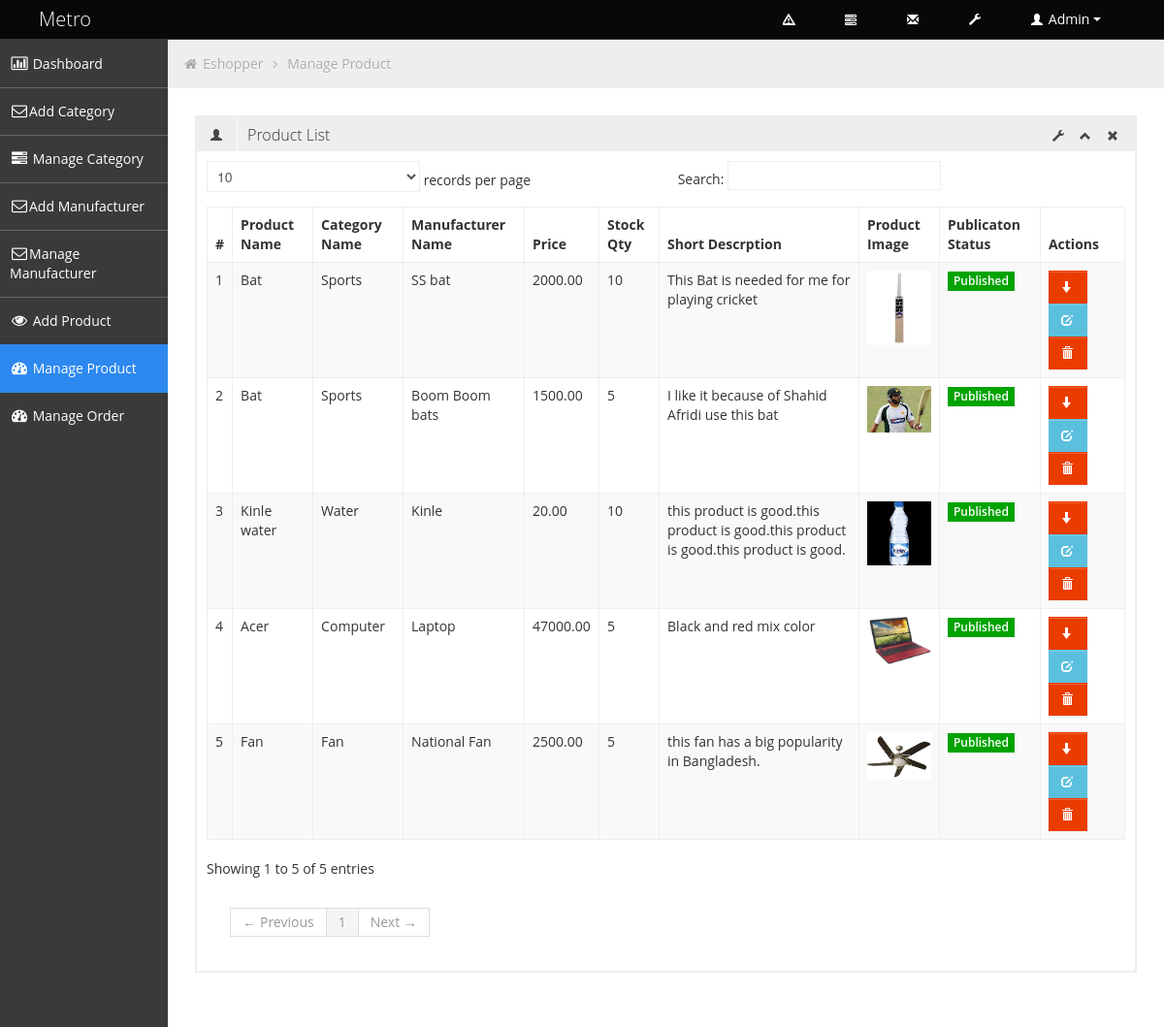
Screenshot of /admin/manage_product.php (signed in) with the database file from the repository.
### tables this page shows
CREATE TABLE `tbl_product` (
  `product_id` int(11) NOT NULL,
  `product_name` varchar(255) NOT NULL,
  `category_id` int(11) NOT NULL,
  `manufacturer_id` int(11) NOT NULL,
  `product_price` decimal(10,2) NOT NULL,
  `stock_quantity` int(11) NOT NULL,
  `product_sku` varchar(20) NOT NULL,
  `product_short_description` text NOT NULL,
  `product_long_description` longtext NOT NULL,
  `product_image` varchar(255) NOT NULL,
  `product_status` tinyint(4) NOT NULL
);

CREATE TABLE `tbl_category` (
  `category_id` int(11) NOT NULL,
  `category_name` varchar(255) NOT NULL,
  `category_description` text NOT NULL,
  `status` tinyint(4) NOT NULL
);

CREATE TABLE `tbl_manufacturer` (
  `manufacturer_id` int(11) NOT NULL,
  `manufacturer_name` text NOT NULL,
  `manufacturer_description` text NOT NULL,
  `publication_status` tinyint(4) NOT NULL
);

### admin/manage_product.php (called while the page is built, shortened)
<?php
include 'admin_master.php';

### classes/DB_Connection.php (called while the page is built, shortened)
<?php
class DB_Connection{
	private $host = 'localhost';
	private $user = 'root';
	private $pass = '';
	private $db_name = 'e_shopper';
	public function __construct(){
		$this->db_connect = mysqli_connect($this->host,$this->user,$this->pass,$this->db_name);
	}
}
?>

### classes/Admin.php (called while the page is built, shortened)
<?php
require_once('DB_Connection.php');
class Admin extends DB_Connection{
	public function viewAllProduct(){
		$sql = "SELECT
				tbl_product.product_id,
				tbl_product.product_name,
				tbl_category.category_name,
				tbl_manufacturer .manufacturer_name,
				tbl_product.product_price,
				tbl_product.stock_quantity,
				tbl_product.product_short_description,
				tbl_product.product_image,
				tbl_product.product_status
				FROM tbl_product
				LEFT JOIN tbl_category ON tbl_category.category_id = tbl_product.category_id
				LEFT JOIN tbl_manufacturer ON tbl_manufacturer.manufacturer_id = tbl_product.manufacturer_id";
		if(mysqli_query($this->db_connect,$sql)){
			return mysqli_query($this->db_connect,$sql);
		}
	}
}
?>

### admin/pages/manage_product_page.php (the view)
<?php
$productList = $admin->viewAllProduct();
?>
<ul class="breadcrumb">
    <li>
        <i class="icon-home"></i>
        <a href="index.html">Eshopper</a>
        <i class="icon-angle-right"></i>
    </li>
    <li><a href="#">Manage Product</a></li>
</ul>
<div class="row-fluid sortable ui-sortable">
    <div class="box span12">
        <div class="box-header" data-original-title="">
            <h2><i class="halflings-icon user"></i><span class="break"></span>Product List</h2>
            <div class="box-icon">
                <a href="#" class="btn-setting"><i class="halflings-icon wrench"></i></a>
                <a href="#" class="btn-minimize"><i class="halflings-icon chevron-up"></i></a>
                <a href="#" class="btn-close"><i class="halflings-icon remove"></i></a>
            </div>
        </div>
        <div class="box-content">
            <div class="dataTables_wrapper" role="grid">
                <table class="table table-striped table-bordered bootstrap-datatable datatable dataTable">
                    <thead>
                        <tr role="row">
                            <th class="sorting_asc">#</th>
                            <th class="sorting">Product Name</th>
                            <th class="sorting">Category Name</th>
                            <th class="sorting">Manufacturer Name</th>
                            <th class="sorting">Price</th>
                            <th class="sorting">Stock Qty</th>
                            <th class="sorting">Short Descrption</th>
                            <th class="sorting">Product Image</th>
                            <th class="sorting">Publicaton Status</th>
                            <th class="sorting">Actions</th>
                        </tr>
                    </thead>
                    <tbody role="alert" aria-live="polite" aria-relevant="all">
                    	<?php $i = 1;
                    		foreach ($productList as $product) { ?>
                        <tr class="odd">
                            <td class="  sorting_1"><?php echo $i; ?></td>
                            <td class="center "><?php echo $product['product_name']; ?></td>
                            <td class="center "><?php echo $product['category_name']; ?></td>
                            <td class="center "><?php echo $product['manufacturer_name']; ?></td>
                            <td class="center "><?php echo $product['product_price']; ?></td>
                            <td class="center "><?php echo $product['stock_quantity']; ?></td>
                            <td class="center "><?php echo $product['product_short_description']; ?></td>
                            <td class="center ">
                            <img width="75" height="75" src="<?php echo $product['product_image']; ?>">
                            </td>
                            <td class="center ">
                            	<?php if($product['product_status']==1){
                            		?>
									<span class="label label-success">Published</span>
                            		<?php
                            		}else{
                            		?>
                            		<span class="label label-important">Unpublished</span>
                            		<?php
                            		} ?>
                            </td>
                            <td class="center ">
                            	<?php
                            		if($product['product_status']==1){
                            			?>
                            			<a class="btn btn-danger" href="product_action.php?action=unpublish&product_id=<?php echo $product['product_id'];?>">
                                    		<i class="halflings-icon white arrow-down"></i>
                                		</a>
                            			<?php
                            		}else{
                            			?>
                            			<a class="btn btn-success" href="product_action.php?action=publish&product_id=<?php echo $product['product_id'];?>">
                                    		<i class="halflings-icon white arrow-up"></i>
                                		</a>
                            			<?php
                            		}
                            	?>
                                <a class="btn btn-info" href="edit_product.php?product_id=<?php echo $product['product_id']; ?>" title="Edit Product">
                                    <i class="halflings-icon white edit"></i>
                                </a>
                                <a onclick="return confirm('Are you sure?')" class="btn btn-danger" href="product_action.php?action=delete&product_id=<?php echo $product['product_id'];?>" title="Delete Product">
                                    <i class="halflings-icon white trash"></i>
                                </a>
                            </td>
                        </tr>
                        <?php $i++; }	?>
                    </tbody>
                </table>
            </div>
        </div>
    </div>
</div>

### admin/assets/css/style.css (style rules this page uses)
.green, .green [class="box-header"], .green.box, .slider.green .ui-slider-range, .progress.green .ui-progressbar-value, .sliderVertical.green .ui-slider-range, .progressSlim.green .ui-progressbar-value, .label-success, .badge-success { background: #00A300 !important; border-color: #00A300 !important; color: #fff; }
body { background: #F5F5F5; color: #333; border: none; font-family: 'Open Sans', sans-serif; font-weight: 400; }
h2 { font-size: 16px; line-height: 16px; }
.breadcrumb { margin: -28px -28px 28px -28px; line-height: 34px; background: #eee; border: 0px; color: #aaa; -webkit-box-shadow: none; -moz-box-shadow: none; box-shadow: none; -webkit-border-radius: 0px; -moz-border-radius: 0px; border-radius: 0px; }
.breadcrumb a { color: #aaa; text-shadow: 0px 1px 1px #fff; }
.box { border: 2px solid #eee; background: #fff !important; margin-bottom: 28px; }
.box-header { height: 16px; font-size: 16px; line-height: 16px; padding: 10px; background: #eee; -webkit-box-shadow: none; -moz-box-shadow: none; box-shadow: none; overflow: hidden; }
.box-header h2 { float:left; margin-top: 0px; font-weight: 300; }
.box-header h2 i { margin: 0px 3px 0px 4px; opacity: .8; filter: alpha(opacity=80); -ms-filter:"progid:DXImageTransform.Microsoft.Alpha(Opacity=80)"; }
.box-header .box-icon { float:right; margin-top: 1px; }
.box-header .box-icon i { -webkit-transition: all 0.1s ease-in-out; -moz-transition: all 0.1s ease-in-out; -o-transition: all 0.1s ease-in-out; -ms-transition: all 0.1s ease-in-out; transition: all 0.1s ease-in-out; opacity: .8; filter: alpha(opacity=80); -ms-filter:"progid:DXImageTransform.Microsoft.Alpha(Opacity=80)"; }
.box-header .box-icon a { margin: 0px 5px; }
.box-content { position: relative; z-index: 50; margin-top: -1px; padding: 10px; background: #fff !important; }
.label, .badge { text-shadow: none; font-family: 'Open Sans', sans-serif; font-weight: 600; font-size: 12px; padding: 3px 6px; }
.label { -webkit-border-radius: 0px; -moz-border-radius: 0px; border-radius: 0px; }
.btn { display: inline-block; padding: 6px 12px; margin-bottom: 0; font-size: 14px; font-weight: 500; line-height: 20px; text-align: center; white-space: nowrap; vertical-align: middle; cursor: pointer; border: 1px solid #a7a9aa; -webkit-border-radius: 0px !important; border-radius: 0px !important; }
.btn i { margin-top: 2px; }
.btn { color: #ffffff; background-color: #a7a9aa; border-color: #a7a9aa; background-image: none; filter: none; text-shadow: none; }
.btn-danger { background-color: #EB3C00; border-color: #EB3C00; }
.btn-info { background-color: #5bc0de; border-color: #5bc0de; }
.table th, .table td { border-top: 1px solid #eee; }
.table-bordered { border-color: #eee; -webkit-border-radius: 0px !important; -moz-border-radius: 0px !important; border-radius: 0px !important; }
.table-bordered th, .table-bordered td { border-left: 1px solid #eee; }
.table-bordered thead:first-child tr:first-child > th:first-child, .table-bordered tbody:first-child tr:first-child > td:first-child, .table-bordered tbody:first-child tr:first-child > th:first-child { -webkit-border-radius: 0px !important; -moz-border-radius: 0px !important; border-radius: 0px !important; }
.table-bordered thead:first-child tr:first-child > th:last-child, .table-bordered tbody:first-child tr:first-child > td:last-child, .table-bordered tbody:first-child tr:first-child > th:last-child { -webkit-border-radius: 0px !important; -moz-border-radius: 0px !important; border-radius: 0px !important; }
.table-bordered thead:last-child tr:last-child > th:first-child, .table-bordered tbody:last-child tr:last-child > td:first-child, .table-bordered tbody:last-child tr:last-child > th:first-child, .table-bordered tfoot:last-child tr:last-child > td:first-child, .table-bordered tfoot:last-child tr:last-child > th:first-child { -webkit-border-radius: 0px !important; -moz-border-radius: 0px !important; border-radius: 0px !important; }
.table-bordered thead:last-child tr:last-child > th:last-child, .table-bordered tbody:last-child tr:last-child > td:last-child, .table-bordered tbody:last-child tr:last-child > th:last-child, .table-bordered tfoot:last-child tr:last-child > td:last-child, .table-bordered tfoot:last-child tr:last-child > th:last-child { -webkit-border-radius: 0px !important; -moz-border-radius: 0px !important; border-radius: 0px !important; }

### rows the page displays
tbl_product: product_name "Bat", category.category_name "Sports", manufacturer.manufacturer_name "SS bat", product_price "2000.00", stock_quantity "10", product_short_description "This Bat is needed for me for playing cricket", product_image (picture), product_status "Published"
tbl_product: product_name "Bat", category.category_name "Sports", manufacturer.manufacturer_name "Boom Boom bats", product_price "1500.00", stock_quantity "5", product_short_description "I like it because of Shahid Afridi use this bat", product_image (picture), product_status "Published"
tbl_product: product_name "Kinle water", category.category_name "Water", manufacturer.manufacturer_name "Kinle", product_price "20.00", stock_quantity "10", product_short_description "this product is good.this product is good.this product is good.this product is good.", product_image (picture), product_status "Published"
tbl_product: product_name "Acer", category.category_name "Computer", manufacturer.manufacturer_name "Laptop", product_price "47000.00", stock_quantity "5", product_short_description "Black and red mix color", product_image (picture), product_status "Published"
tbl_product: product_name "Fan", category.category_name "Fan", manufacturer.manufacturer_name "National Fan", product_price "2500.00", stock_quantity "5", product_short_description "this fan has a big popularity in Bangladesh.", product_image (picture), product_status "Published"

### other values shown
$_SESSION['admin_name'] "Admin"
